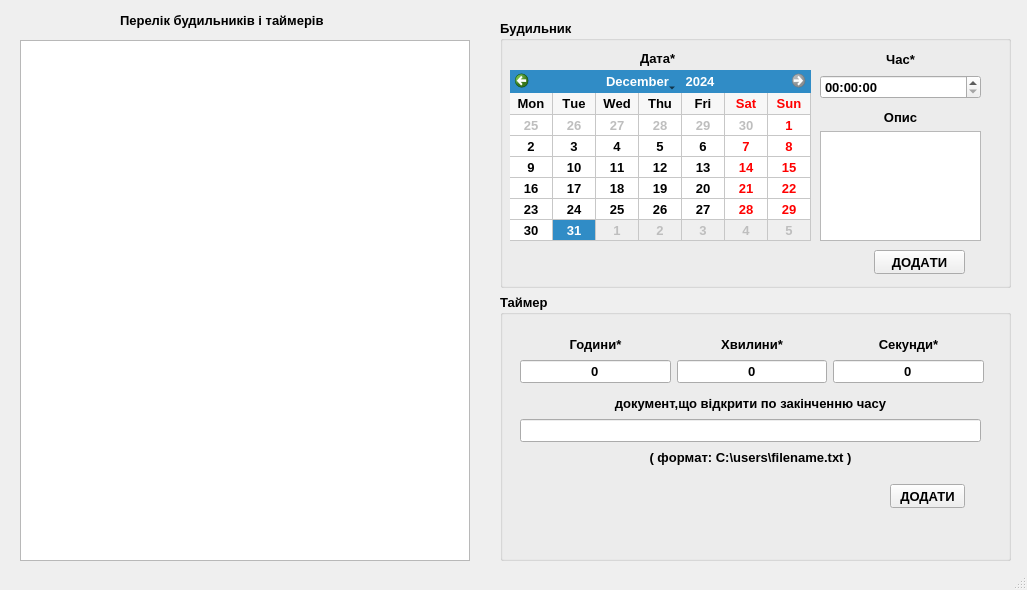
<?xml version="1.0" encoding="UTF-8"?>
<ui version="4.0">
 <class>MainWindow</class>
 <widget class="QMainWindow" name="MainWindow">
  <property name="geometry">
   <rect>
    <x>0</x>
    <y>0</y>
    <width>1027</width>
    <height>590</height>
   </rect>
  </property>
  <property name="windowTitle">
   <string>MainWindow</string>
  </property>
  <widget class="QWidget" name="centralwidget">
   <widget class="QListWidget" name="listWidget">
    <property name="geometry">
     <rect>
      <x>20</x>
      <y>40</y>
      <width>450</width>
      <height>521</height>
     </rect>
    </property>
   </widget>
   <widget class="QLabel" name="label_8">
    <property name="geometry">
     <rect>
      <x>120</x>
      <y>10</y>
      <width>211</width>
      <height>20</height>
     </rect>
    </property>
    <property name="font">
     <font>
      <pointsize>10</pointsize>
      <bold>true</bold>
     </font>
    </property>
    <property name="text">
     <string>Перелік будильників і таймерів</string>
    </property>
   </widget>
   <widget class="QWidget" name="layoutWidget">
    <property name="geometry">
     <rect>
      <x>500</x>
      <y>20</y>
      <width>511</width>
      <height>541</height>
     </rect>
    </property>
    <layout class="QVBoxLayout" name="verticalLayout_3">
     <item>
      <widget class="QGroupBox" name="groupBox">
       <property name="font">
        <font>
         <pointsize>10</pointsize>
         <bold>true</bold>
         <kerning>false</kerning>
        </font>
       </property>
       <property name="title">
        <string notr="true">Будильник</string>
       </property>
       <property name="flat">
        <bool>false</bool>
       </property>
       <property name="checkable">
        <bool>false</bool>
       </property>
       <widget class="QCalendarWidget" name="calendarWidget">
        <property name="geometry">
         <rect>
          <x>10</x>
          <y>50</y>
          <width>301</width>
          <height>171</height>
         </rect>
        </property>
        <property name="minimumDate">
         <date>
          <year>2023</year>
          <month>1</month>
          <day>28</day>
         </date>
        </property>
        <property name="maximumDate">
         <date>
          <year>2024</year>
          <month>12</month>
          <day>31</day>
         </date>
        </property>
        <property name="gridVisible">
         <bool>true</bool>
        </property>
        <property name="horizontalHeaderFormat">
         <enum>QCalendarWidget::ShortDayNames</enum>
        </property>
        <property name="verticalHeaderFormat">
         <enum>QCalendarWidget::NoVerticalHeader</enum>
        </property>
       </widget>
       <widget class="QPushButton" name="pushButton">
        <property name="geometry">
         <rect>
          <x>374</x>
          <y>230</y>
          <width>91</width>
          <height>24</height>
         </rect>
        </property>
        <property name="text">
         <string>ДОДАТИ</string>
        </property>
       </widget>
       <widget class="QWidget" name="layoutWidget">
        <property name="geometry">
         <rect>
          <x>320</x>
          <y>30</y>
          <width>161</width>
          <height>49</height>
         </rect>
        </property>
        <layout class="QVBoxLayout" name="verticalLayout">
         <item>
          <widget class="QLabel" name="label">
           <property name="text">
            <string>Час*</string>
           </property>
           <property name="alignment">
            <set>Qt::AlignCenter</set>
           </property>
          </widget>
         </item>
         <item>
          <widget class="QTimeEdit" name="timeEdit"/>
         </item>
        </layout>
       </widget>
       <widget class="QWidget" name="layoutWidget">
        <property name="geometry">
         <rect>
          <x>320</x>
          <y>90</y>
          <width>161</width>
          <height>131</height>
         </rect>
        </property>
        <layout class="QVBoxLayout" name="verticalLayout_2">
         <item>
          <widget class="QLabel" name="label_2">
           <property name="text">
            <string>Опис</string>
           </property>
           <property name="alignment">
            <set>Qt::AlignCenter</set>
           </property>
          </widget>
         </item>
         <item>
          <widget class="QTextEdit" name="textEdit"/>
         </item>
        </layout>
       </widget>
       <widget class="QLabel" name="label_9">
        <property name="geometry">
         <rect>
          <x>140</x>
          <y>30</y>
          <width>49</width>
          <height>16</height>
         </rect>
        </property>
        <property name="text">
         <string>Дата*</string>
        </property>
       </widget>
      </widget>
     </item>
     <item>
      <widget class="QGroupBox" name="groupBox_2">
       <property name="font">
        <font>
         <pointsize>10</pointsize>
         <bold>true</bold>
        </font>
       </property>
       <property name="title">
        <string>Таймер</string>
       </property>
       <widget class="QPushButton" name="pushButton_2">
        <property name="geometry">
         <rect>
          <x>390</x>
          <y>190</y>
          <width>75</width>
          <height>24</height>
         </rect>
        </property>
        <property name="text">
         <string>ДОДАТИ</string>
        </property>
       </widget>
       <widget class="QWidget" name="layoutWidget">
        <property name="geometry">
         <rect>
          <x>20</x>
          <y>40</y>
          <width>464</width>
          <height>49</height>
         </rect>
        </property>
        <layout class="QGridLayout" name="gridLayout">
         <item row="0" column="0">
          <widget class="QLabel" name="label_3">
           <property name="font">
            <font>
             <pointsize>10</pointsize>
             <bold>true</bold>
            </font>
           </property>
           <property name="text">
            <string>Години*</string>
           </property>
           <property name="alignment">
            <set>Qt::AlignCenter</set>
           </property>
          </widget>
         </item>
         <item row="0" column="1">
          <widget class="QLabel" name="label_4">
           <property name="font">
            <font>
             <pointsize>10</pointsize>
             <bold>true</bold>
            </font>
           </property>
           <property name="text">
            <string>Хвилини*</string>
           </property>
           <property name="alignment">
            <set>Qt::AlignCenter</set>
           </property>
          </widget>
         </item>
         <item row="0" column="2">
          <widget class="QLabel" name="label_5">
           <property name="font">
            <font>
             <pointsize>10</pointsize>
             <bold>true</bold>
            </font>
           </property>
           <property name="text">
            <string>Секунди*</string>
           </property>
           <property name="alignment">
            <set>Qt::AlignCenter</set>
           </property>
          </widget>
         </item>
         <item row="1" column="0">
          <widget class="QLineEdit" name="lineEdit">
           <property name="font">
            <font>
             <pointsize>10</pointsize>
             <bold>true</bold>
            </font>
           </property>
           <property name="text">
            <string>0</string>
           </property>
           <property name="alignment">
            <set>Qt::AlignCenter</set>
           </property>
          </widget>
         </item>
         <item row="1" column="1">
          <widget class="QLineEdit" name="lineEdit_2">
           <property name="font">
            <font>
             <pointsize>10</pointsize>
             <bold>true</bold>
            </font>
           </property>
           <property name="text">
            <string>0</string>
           </property>
           <property name="alignment">
            <set>Qt::AlignCenter</set>
           </property>
          </widget>
         </item>
         <item row="1" column="2">
          <widget class="QLineEdit" name="lineEdit_3">
           <property name="font">
            <font>
             <pointsize>10</pointsize>
             <bold>true</bold>
            </font>
           </property>
           <property name="text">
            <string>0</string>
           </property>
           <property name="alignment">
            <set>Qt::AlignCenter</set>
           </property>
          </widget>
         </item>
        </layout>
       </widget>
       <widget class="QWidget" name="layoutWidget">
        <property name="geometry">
         <rect>
          <x>20</x>
          <y>100</y>
          <width>461</width>
          <height>73</height>
         </rect>
        </property>
        <layout class="QVBoxLayout" name="verticalLayout_4">
         <item>
          <widget class="QLabel" name="label_6">
           <property name="text">
            <string>документ,що відкрити по закінченню часу</string>
           </property>
           <property name="alignment">
            <set>Qt::AlignCenter</set>
           </property>
          </widget>
         </item>
         <item>
          <widget class="QLineEdit" name="lineEdit_4"/>
         </item>
         <item>
          <widget class="QLabel" name="label_7">
           <property name="font">
            <font>
             <pointsize>10</pointsize>
             <italic>false</italic>
             <bold>true</bold>
             <underline>false</underline>
             <strikeout>false</strikeout>
             <kerning>false</kerning>
            </font>
           </property>
           <property name="text">
            <string>( формат: C:\users\filename.txt )</string>
           </property>
           <property name="alignment">
            <set>Qt::AlignCenter</set>
           </property>
          </widget>
         </item>
        </layout>
       </widget>
      </widget>
     </item>
    </layout>
   </widget>
  </widget>
  <widget class="QStatusBar" name="statusbar"/>
  <action name="action_2">
   <property name="text">
    <string>Таймер</string>
   </property>
  </action>
 </widget>
 <resources/>
 <connections/>
</ui>
